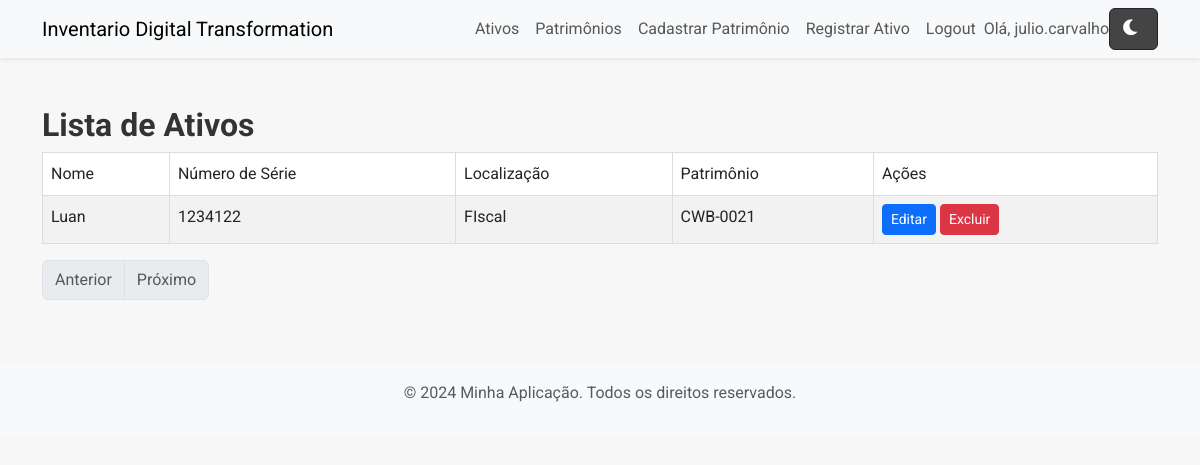
The app's page /listar_ativos (signed in), older data.
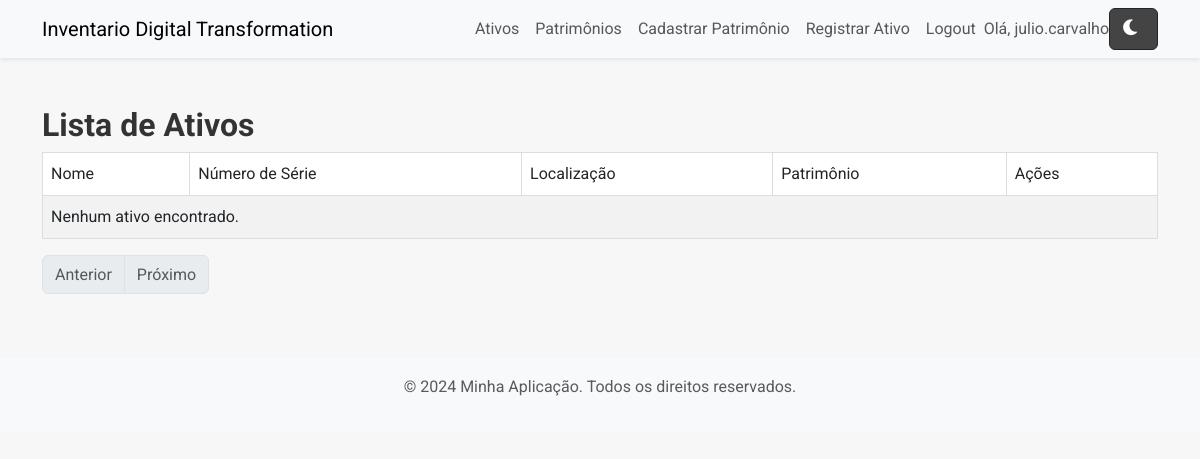
The same page, newer data.
### models/models.py (models this page shows, shortened)
class Ativo(db.Model):
    id = db.Column(db.Integer, primary_key=True)
    nome = db.Column(db.String(150), nullable=False)
    descricao = db.Column(db.String(300))
    numero_serie = db.Column(db.String(100), nullable=False, unique=True)
    localizacao = db.Column(db.String(100), nullable=False)
    user_id = db.Column(db.Integer, db.ForeignKey('user.id'))
    patrimonio_id = db.Column(db.Integer, db.ForeignKey('patrimonios.id'), nullable=True)
    patrimonio = db.relationship('Patrimonio', backref='ativo')

class Patrimonio(db.Model):
    __tablename__ = 'patrimonios'
    id = db.Column(db.Integer, primary_key=True)
    placa_patrimonio = db.Column(db.String(50), nullable=False, unique=True)
    codigo_compra = db.Column(db.String(50), nullable=False)
    cod_nfe = db.Column(db.String(50), nullable=False)
    usuario = db.Column(db.String(150), nullable=False)
    fabricante = db.Column(db.String(100), nullable=False)
    processador = db.Column(db.String(100), nullable=False)
    modelo = db.Column(db.String(100), nullable=False)
    data_cadastro = db.Column(db.DateTime, default=lambda: datetime.now(timezone.utc))

### routes/routes.py (the view)
@routes.route('/listar_ativos')
@login_required
def listar_ativos():
    page = request.args.get('page', 1, type=int)
    ativos = Ativo.query.paginate(page=page, per_page=15)
    return render_template('listar_ativos.html', ativos=ativos)

### routes/routes.py (called while the page is built)
@login_manager.user_loader
def load_user(user_id):
    return User.query.get(int(user_id))

### templates/listar_ativos.html
{% extends 'base.html' %}
{% block content %}
<h2>Lista de Ativos</h2>
<table class="table table-striped table-bordered">
    <thead>
        <tr>
            <th>Nome</th>
            <th>Número de Série</th>
            <th>Localização</th>
            <th>Patrimônio</th>
            <th>Ações</th>
        </tr>
    </thead>
    <tbody>
        {% for ativo in ativos.items %}
        <tr>
            <td>{{ ativo.nome }}</td>
            <td>{{ ativo.numero_serie }}</td>
            <td>{{ ativo.localizacao }}</td>
            <td>{{ ativo.patrimonio.placa_patrimonio }}</td>
            <td>
                <a href="{{ url_for('routes.editar_ativo', id=ativo.id) }}" class="btn btn-sm btn-primary">Editar</a>
                <form action="{{ url_for('routes.excluir_ativo', id=ativo.id) }}" method="POST" style="display: inline;">
                    <button type="submit" class="btn btn-sm btn-danger" onclick="return confirm('Tem certeza que deseja excluir este ativo?')">Excluir</button>
                </form>
            </td>
        </tr>
        {% else %}
        <tr>
            <td colspan="5">Nenhum ativo encontrado.</td>
        </tr>
        {% endfor %}
    </tbody>
</table>
<nav aria-label="Ativos Pagination">
    <ul class="pagination">
        {% if ativos.has_prev %}
        <li class="page-item">
            <a class="page-link" href="{{ url_for('routes.listar_ativos', page=ativos.prev_num) }}">Anterior</a>
        </li>
        {% else %}
        <li class="page-item disabled">
            <span class="page-link">Anterior</span>
        </li>
        {% endif %}
        {% if ativos.has_next %}
        <li class="page-item">
            <a class="page-link" href="{{ url_for('routes.listar_ativos', page=ativos.next_num) }}">Próximo</a>
        </li>
        {% else %}
        <li class="page-item disabled">
            <span class="page-link">Próximo</span>
        </li>
        {% endif %}
    </ul>
</nav>
{% endblock %}

Row changes from the older to the newer data that the page shows:
removed Ativo: nome "Luan", numero_serie "1234122", localizacao "FIscal", patrimonio.placa_patrimonio "CWB-0021"
Text that changed along with them:
text now shown: "Nenhum ativo encontrado."
